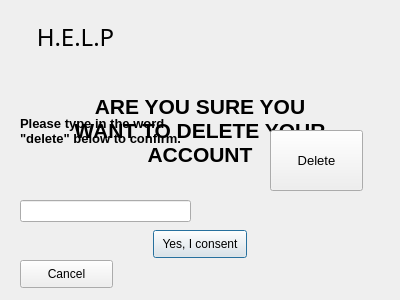
<?xml version="1.0" encoding="UTF-8"?>
<ui version="4.0">
 <class>deleteAccount</class>
 <widget class="QDialog" name="deleteAccount">
  <property name="geometry">
   <rect>
    <x>0</x>
    <y>0</y>
    <width>400</width>
    <height>300</height>
   </rect>
  </property>
  <property name="windowTitle">
   <string>Delete Account</string>
  </property>
  <widget class="QPushButton" name="consent">
   <property name="geometry">
    <rect>
     <x>153</x>
     <y>230</y>
     <width>94</width>
     <height>28</height>
    </rect>
   </property>
   <property name="text">
    <string>Yes, I consent</string>
   </property>
  </widget>
  <widget class="QLabel" name="label">
   <property name="geometry">
    <rect>
     <x>70</x>
     <y>80</y>
     <width>260</width>
     <height>100</height>
    </rect>
   </property>
   <property name="palette">
    <palette>
     <active>
      <colorrole role="Text">
       <brush brushstyle="SolidPattern">
        <color alpha="255">
         <red>0</red>
         <green>0</green>
         <blue>0</blue>
        </color>
       </brush>
      </colorrole>
      <colorrole role="PlaceholderText">
       <brush brushstyle="SolidPattern">
        <color alpha="128">
         <red>0</red>
         <green>0</green>
         <blue>0</blue>
        </color>
       </brush>
      </colorrole>
     </active>
     <inactive>
      <colorrole role="Text">
       <brush brushstyle="SolidPattern">
        <color alpha="255">
         <red>0</red>
         <green>0</green>
         <blue>0</blue>
        </color>
       </brush>
      </colorrole>
      <colorrole role="PlaceholderText">
       <brush brushstyle="SolidPattern">
        <color alpha="128">
         <red>0</red>
         <green>0</green>
         <blue>0</blue>
        </color>
       </brush>
      </colorrole>
     </inactive>
     <disabled>
      <colorrole role="Text">
       <brush brushstyle="SolidPattern">
        <color alpha="255">
         <red>120</red>
         <green>120</green>
         <blue>120</blue>
        </color>
       </brush>
      </colorrole>
      <colorrole role="PlaceholderText">
       <brush brushstyle="SolidPattern">
        <color alpha="128">
         <red>0</red>
         <green>0</green>
         <blue>0</blue>
        </color>
       </brush>
      </colorrole>
     </disabled>
    </palette>
   </property>
   <property name="font">
    <font>
     <family>Segoe UI</family>
     <pointsize>16</pointsize>
     <weight>75</weight>
     <bold>true</bold>
    </font>
   </property>
   <property name="text">
    <string>ARE YOU SURE YOU WANT TO DELETE YOUR ACCOUNT</string>
   </property>
   <property name="alignment">
    <set>Qt::AlignCenter</set>
   </property>
   <property name="wordWrap">
    <bool>true</bool>
   </property>
  </widget>
  <widget class="QLabel" name="label_2">
   <property name="geometry">
    <rect>
     <x>20</x>
     <y>20</y>
     <width>111</width>
     <height>31</height>
    </rect>
   </property>
   <property name="font">
    <font>
     <family>Showcard Gothic</family>
     <pointsize>18</pointsize>
     <underline>false</underline>
    </font>
   </property>
   <property name="text">
    <string>H.E.L.P</string>
   </property>
   <property name="textFormat">
    <enum>Qt::RichText</enum>
   </property>
   <property name="alignment">
    <set>Qt::AlignCenter</set>
   </property>
   <property name="wordWrap">
    <bool>false</bool>
   </property>
  </widget>
  <widget class="QLabel" name="label_3">
   <property name="geometry">
    <rect>
     <x>20</x>
     <y>90</y>
     <width>161</width>
     <height>81</height>
    </rect>
   </property>
   <property name="font">
    <font>
     <family>Segoe UI</family>
     <pointsize>10</pointsize>
     <weight>75</weight>
     <bold>true</bold>
    </font>
   </property>
   <property name="text">
    <string>Please type in the word &quot;delete&quot; below to confirm.</string>
   </property>
   <property name="wordWrap">
    <bool>true</bool>
   </property>
  </widget>
  <widget class="QLineEdit" name="lineEdit">
   <property name="geometry">
    <rect>
     <x>20</x>
     <y>200</y>
     <width>171</width>
     <height>22</height>
    </rect>
   </property>
  </widget>
  <widget class="QPushButton" name="deleteButton">
   <property name="geometry">
    <rect>
     <x>270</x>
     <y>130</y>
     <width>93</width>
     <height>61</height>
    </rect>
   </property>
   <property name="font">
    <font>
     <pointsize>10</pointsize>
    </font>
   </property>
   <property name="text">
    <string>Delete</string>
   </property>
  </widget>
  <widget class="QPushButton" name="cancel">
   <property name="geometry">
    <rect>
     <x>20</x>
     <y>260</y>
     <width>93</width>
     <height>28</height>
    </rect>
   </property>
   <property name="text">
    <string>Cancel</string>
   </property>
  </widget>
  <widget class="QLabel" name="label_4">
   <property name="geometry">
    <rect>
     <x>20</x>
     <y>180</y>
     <width>71</width>
     <height>16</height>
    </rect>
   </property>
   <property name="text">
    <string/>
   </property>
  </widget>
 </widget>
 <resources/>
 <connections/>
</ui>
